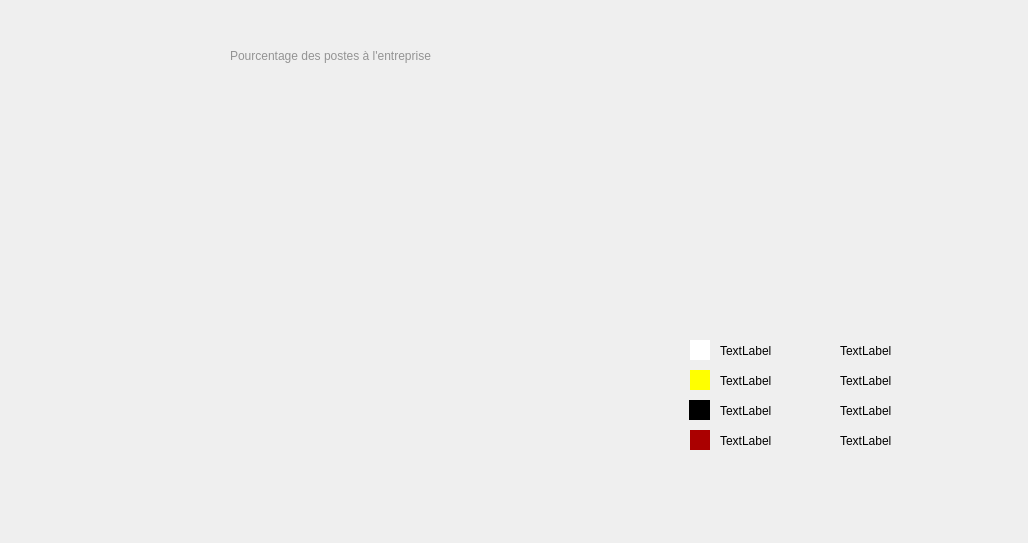
<?xml version="1.0" encoding="UTF-8"?>
<ui version="4.0">
 <class>statistique</class>
 <widget class="QDialog" name="statistique">
  <property name="geometry">
   <rect>
    <x>0</x>
    <y>0</y>
    <width>1028</width>
    <height>543</height>
   </rect>
  </property>
  <property name="windowTitle">
   <string>Dialog</string>
  </property>
  <widget class="QWidget" name="widget_2" native="true">
   <property name="geometry">
    <rect>
     <x>690</x>
     <y>340</y>
     <width>20</width>
     <height>20</height>
    </rect>
   </property>
   <property name="styleSheet">
    <string notr="true">background-color: rgb(255, 255, 255);</string>
   </property>
  </widget>
  <widget class="QLabel" name="label_9">
   <property name="geometry">
    <rect>
     <x>230</x>
     <y>10</y>
     <width>461</width>
     <height>91</height>
    </rect>
   </property>
   <property name="styleSheet">
    <string notr="true">color: rgb(147, 147, 147);
font: 24pt &quot;Pristina&quot;;
</string>
   </property>
   <property name="text">
    <string>Pourcentage des postes à l'entreprise</string>
   </property>
  </widget>
  <widget class="QWidget" name="widget_4" native="true">
   <property name="geometry">
    <rect>
     <x>690</x>
     <y>370</y>
     <width>20</width>
     <height>20</height>
    </rect>
   </property>
   <property name="styleSheet">
    <string notr="true">background-color: rgb(255, 255, 0);</string>
   </property>
  </widget>
  <widget class="QLabel" name="label_2">
   <property name="geometry">
    <rect>
     <x>840</x>
     <y>340</y>
     <width>131</width>
     <height>21</height>
    </rect>
   </property>
   <property name="styleSheet">
    <string notr="true">font: italic 10pt &quot;Segoe UI&quot;;</string>
   </property>
   <property name="text">
    <string>TextLabel</string>
   </property>
  </widget>
  <widget class="QLabel" name="label_4">
   <property name="geometry">
    <rect>
     <x>840</x>
     <y>370</y>
     <width>131</width>
     <height>21</height>
    </rect>
   </property>
   <property name="styleSheet">
    <string notr="true">font: italic 10pt &quot;Segoe UI&quot;;</string>
   </property>
   <property name="text">
    <string>TextLabel</string>
   </property>
  </widget>
  <widget class="QLabel" name="label_1">
   <property name="geometry">
    <rect>
     <x>720</x>
     <y>340</y>
     <width>111</width>
     <height>21</height>
    </rect>
   </property>
   <property name="styleSheet">
    <string notr="true">font: italic 14pt &quot;Segoe UI&quot;;</string>
   </property>
   <property name="text">
    <string>TextLabel</string>
   </property>
  </widget>
  <widget class="QLabel" name="label_3">
   <property name="geometry">
    <rect>
     <x>720</x>
     <y>370</y>
     <width>111</width>
     <height>21</height>
    </rect>
   </property>
   <property name="styleSheet">
    <string notr="true">font: italic 14pt &quot;Segoe UI&quot;;</string>
   </property>
   <property name="text">
    <string>TextLabel</string>
   </property>
  </widget>
  <widget class="QWidget" name="widget_5" native="true">
   <property name="geometry">
    <rect>
     <x>690</x>
     <y>430</y>
     <width>20</width>
     <height>20</height>
    </rect>
   </property>
   <property name="styleSheet">
    <string notr="true">background-color: rgb(170, 0, 0);</string>
   </property>
  </widget>
  <widget class="QWidget" name="widget_3" native="true">
   <property name="geometry">
    <rect>
     <x>689</x>
     <y>400</y>
     <width>21</width>
     <height>20</height>
    </rect>
   </property>
   <property name="styleSheet">
    <string notr="true">background-color: rgb(0, 0, 0);</string>
   </property>
  </widget>
  <widget class="QLabel" name="label_7">
   <property name="geometry">
    <rect>
     <x>720</x>
     <y>430</y>
     <width>111</width>
     <height>21</height>
    </rect>
   </property>
   <property name="styleSheet">
    <string notr="true">font: italic 14pt &quot;Segoe UI&quot;;</string>
   </property>
   <property name="text">
    <string>TextLabel</string>
   </property>
  </widget>
  <widget class="QLabel" name="label_8">
   <property name="geometry">
    <rect>
     <x>840</x>
     <y>430</y>
     <width>141</width>
     <height>21</height>
    </rect>
   </property>
   <property name="styleSheet">
    <string notr="true">font: italic 10pt &quot;Segoe UI&quot;;</string>
   </property>
   <property name="text">
    <string>TextLabel</string>
   </property>
  </widget>
  <widget class="QLabel" name="label_6">
   <property name="geometry">
    <rect>
     <x>840</x>
     <y>400</y>
     <width>131</width>
     <height>21</height>
    </rect>
   </property>
   <property name="styleSheet">
    <string notr="true">font: italic 10pt &quot;Segoe UI&quot;;</string>
   </property>
   <property name="text">
    <string>TextLabel</string>
   </property>
  </widget>
  <widget class="QLabel" name="label_5">
   <property name="geometry">
    <rect>
     <x>720</x>
     <y>400</y>
     <width>111</width>
     <height>21</height>
    </rect>
   </property>
   <property name="styleSheet">
    <string notr="true">font: italic 14pt &quot;Segoe UI&quot;;</string>
   </property>
   <property name="text">
    <string>TextLabel</string>
   </property>
  </widget>
 </widget>
 <resources/>
 <connections/>
</ui>
